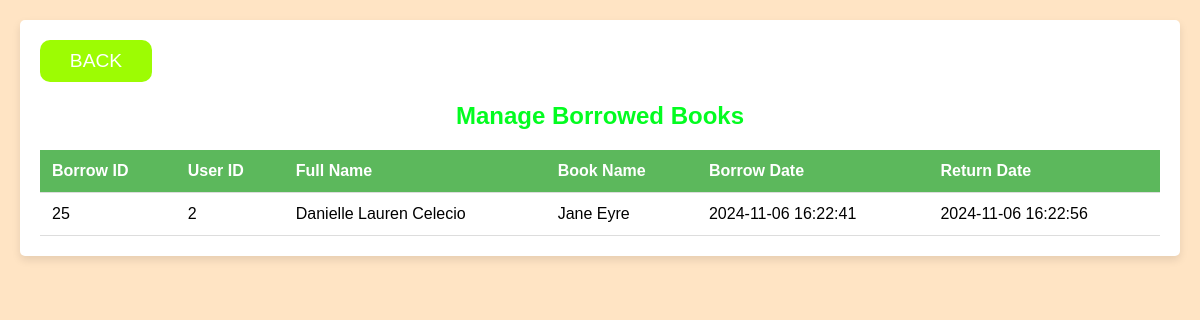
/manage_Borrowed_books.php, run on the app's committed database.
### tables this page shows
CREATE TABLE `borrowedbooks` (
  `borrow_id` int(11) NOT NULL,
  `userID` int(11) NOT NULL,
  `bookID` int(11) NOT NULL,
  `borrow_date` datetime DEFAULT current_timestamp(),
  `return_date` datetime DEFAULT NULL
);

CREATE TABLE `users` (
  `userID` int(11) NOT NULL,
  `username` varchar(255) NOT NULL,
  `email` varchar(255) NOT NULL,
  `password` varchar(255) NOT NULL,
  `role` enum('admin','student') NOT NULL,
  `gender` enum('male','female','other') DEFAULT 'other',
  `contactNumber` varchar(15) DEFAULT NULL,
  `strand_gradeLevel` varchar(50) DEFAULT NULL,
  `address` text DEFAULT NULL,
  `full_name` varchar(255) NOT NULL,
  `status` enum('Active','Not Active') DEFAULT 'Not Active'
);

CREATE TABLE `books` (
  `id` int(11) NOT NULL,
  `title` varchar(255) NOT NULL,
  `author` varchar(255) NOT NULL,
  `genre` varchar(255) NOT NULL,
  `categoryid` int(11) DEFAULT NULL,
  `status` enum('available','borrowed') DEFAULT 'available'
);

### manage_Borrowed_books.php (the view, shortened to what this page needs)
<?php
include 'db.php';
$sql = "
    SELECT bb.borrow_id, u.userID, u.full_name AS full_name, b.title AS book_name, bb.borrow_date, bb.return_date
    FROM BorrowedBooks bb
    JOIN Books b ON bb.bookID = b.id
    JOIN Users u ON bb.userID = u.userID
";
$result = $conn->query($sql);
$borrowedBooks = $result->fetch_all(MYSQLI_ASSOC);
?>
<!DOCTYPE html>
<html lang="en">
<head>
    <link rel="stylesheet" href="ManageBooks.css">
</head>
<body>
    <div class="container">
        <div class="back">
            <button type="BACK" onclick="window.location.href='index.php';">BACK</button>
        </div>
        <h2>Manage Borrowed Books</h2>
        <table>
            <tr>
                <th>Borrow ID</th>
                <th>User ID</th>
                <th>Full Name</th>
                <th>Book Name</th>
                <th>Borrow Date</th>
                <th>Return Date</th>
            </tr>
            <?php foreach ($borrowedBooks as $borrowed): ?>
                <tr>
                    <td><?php echo htmlspecialchars($borrowed['borrow_id']); ?></td>
                    <td><?php echo htmlspecialchars($borrowed['userID']); ?></td>
                    <td><?php echo htmlspecialchars($borrowed['full_name']); ?></td>
                    <td><?php echo htmlspecialchars($borrowed['book_name']); ?></td>
                    <td><?php echo htmlspecialchars($borrowed['borrow_date']); ?></td>
                    <td><?php echo htmlspecialchars($borrowed['return_date'] ?? 'Not Returned'); ?></td>
                </tr>
            <?php endforeach; ?>
        </table>
    </div>
</body>
</html>

### ManageBooks.css (style rules this page uses)
* { box-sizing: border-box; }
body { font-family: Arial, sans-serif; background-color:bisque; margin: 0; padding: 20px; }
.container { max-width: 2000px; margin: auto; background-color: #fff; padding: 20px; border-radius: 5px; box-shadow: 0 4px 8px rgba(0, 0, 0, 0.1); }
h2 { text-align: center; color: #03fc20; }
table { width: 100%; border-collapse: collapse; margin-top: 20px; }
th, td { padding: 12px; text-align: left; border-bottom: 1px solid #ddd; }
th { background-color: #5cb85c; color: white; }
button[type="BACK"] { display: block; justify-content: center; margin: 0 0 10px; width: 10%; padding: 10px; border-radius: 10px; background-color: #9dfc03; color: #fff; border: none; cursor: pointer; font-size: 1.2em; }

### data on the page
borrowedbooks: borrow_id "25", userID.userID "2", userID.full_name "Danielle Lauren Celecio", bookID.title "Jane Eyre", borrow_date "2024-11-06 16:22:41", return_date "2024-11-06 16:22:56"
